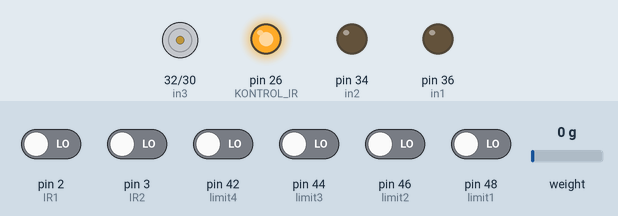
Recording of a sketch running on a simulated Arduino Mega 2560, built with avr-gcc and run on an emulated ATmega2560. On the bench: motor-driver pin pairs drawn as motors (green arrow = first pin HIGH = forward, orange = second pin HIGH = backward, longer = more drive), output pins drawn as LEDs (lit = HIGH). Inputs (shaded band) come from the test bench; at power-on: pin 2 (IR1), pin 3 (IR2), pin 42 (limit4), pin 44 (limit3), pin 46 (limit2), pin 48 (limit1) LOW, weight on the scale 0 g.

Above: at 3.2 s.
3.3 s: pin 2 (IR1) driven HIGH and pin 42 (limit4) driven HIGH
At 6.1 s:
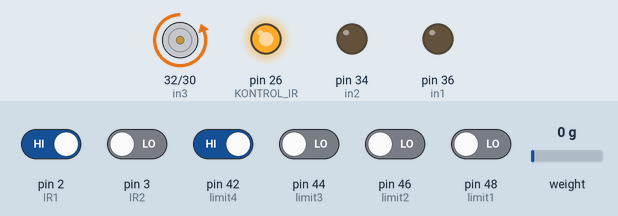
6.3 s: pin 42 (limit4) driven LOW
At 7.5 s:
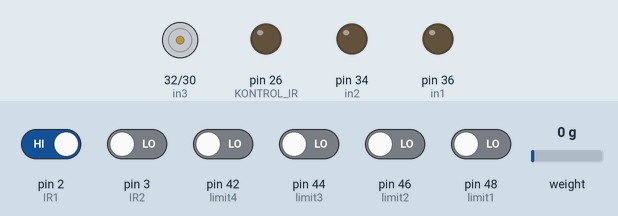
Timing chart, 0 to 9.3 s (numbered marks = the images above; inputs shaded):
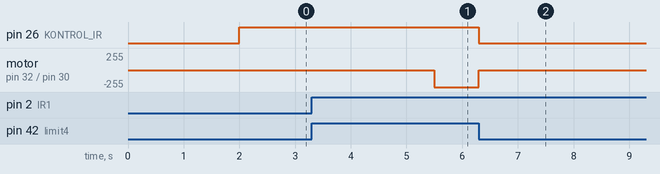

The sketch:

smoke_beefs.ino
```cpp
//======================================
//================= Sapi ===============
#include "HX711.h"

const int LOADCELL_DOUT_PIN = 4;
const int LOADCELL_SCK_PIN = 5;
HX711 scale(4, 5);
float BERAT = 0;
float BERAT1 = 0;
float BERAT2 = 0;
float BERAT3 = 0;
float BERAT4 = 0;

int kalibrasi = 0;
byte limit1 = 48 ;
byte limit2 = 46 ;
byte limit3 = 44 ;
byte limit4 = 42 ;

byte val_limit1;
byte val_limit2;
byte val_limit3;
byte val_limit4;

byte in1 = 36 ;
byte in2 = 34 ;
byte in3 = 32 ;
byte in4 = 30 ;

byte IR1 = 2;
byte IR2 = 3;

byte val_IR1;
byte val_IR2;

int i=0;
int x=0;
char OK =0;

int KONTROL_IR = 26;


//==========================================
void setup()
{
  pinMode (KONTROL_IR,OUTPUT);
  pinMode (limit1,INPUT);
  pinMode (limit2,INPUT);
  pinMode (limit3,INPUT);
  pinMode (limit4,INPUT);

  pinMode (in1,OUTPUT);
  pinMode (in2,OUTPUT);
  pinMode (in3,OUTPUT);
  pinMode (in4,OUTPUT);

  digitalWrite (in1,LOW);
  digitalWrite (in2,LOW);
  digitalWrite (in3,LOW);
  digitalWrite (in4,LOW);

  pinMode (IR1,INPUT);
  pinMode (IR2,INPUT);

  Serial.begin(9600);
  scale.begin(LOADCELL_DOUT_PIN, LOADCELL_SCK_PIN);
  scale.set_scale (-165851.f); //(2280.f);   // this value is obtained by calibrating the scale with known weights; see the README for details
  scale.tare();               // reset the scale to 0
  delay(1000);

}

//==========================================
void loop()
{
  digitalWrite (KONTROL_IR, HIGH); // NYALAKAN IR
  STOP1();
  STOP2();
  //=============================================
  //------------ tutup pintu keluar -------------
  do{
    TUTUP2();
    //INFRARED();
    LIMIT();
  }while (val_limit4 !=0);
  STOP1();
  STOP2();
//================================================
//=============== buka PINTU MASUK ================
  INFRARED();
  do{
    BUKA1();
    //INFRARED();
    LIMIT();
  }while (val_limit2 !=0);
  STOP1();
  STOP2();
  delay (1000);

  do{
    INFRARED();
  }while(val_IR1 != 0);
  delay(500);
  INFRARED();
  if ( val_IR1 == LOW)
  {
    do {
       INFRARED();
    }while (val_IR1 != 1);
  }
  delay(2000);
  //----------------- tutup pintu masuk ----------
  do{
    TUTUP1();
    //INFRARED();
    LIMIT();
   // Serial.println("tutup pintu masuk");
  }while (val_limit1 !=0);
  STOP1();
  STOP2();
//============================================
//=============== tutup pintu keluar ========
  do{
    TUTUP2();
    //INFRARED();
    LIMIT();
   // Serial.println("tutup pintu keluar");
  }while (val_limit4 !=0);
  STOP1();
  STOP2();
//============================================
  digitalWrite (KONTROL_IR, LOW); // MATIKA IR
//--------------------------------------------
//=========== timbang berat badan ============
 do
 {
  //===========================================
  //=========== timbang berat sapi ============
  long reading = scale.read();
  delay(50);
  BERAT = scale.get_units(6), 1;
  BERAT = BERAT*7.58;
  scale.power_down();              // put the ADC in sleep mode
  delay(10);
  scale.power_up();
  if (BERAT >= 0.2)
  {
    BERAT = scale.get_units(15), 1;
    BERAT = BERAT*7.58;
    if (x == 0)
    {
      BERAT1 = BERAT;
    }
    if (x == 1)
    {
      BERAT2 = BERAT;
      //Serial.print("BERAT2= ");
     // Serial.println(BERAT2);
     // Serial.println(" Kg");
    }
    if (x == 2)
    {
      BERAT3 = BERAT;
    }
    if (x == 3)
    {
      BERAT4 = BERAT;
     // x=0;
    }
    scale.power_down();              // put the ADC in sleep mode
    delay(20);
    scale.power_up();
    x++;
    /*
    Serial.print("BERAT1= ");
    Serial.print(BERAT1);
    Serial.println(" Kg");

    Serial.print("BERAT2= ");
    Serial.print(BERAT2);
    Serial.println(" Kg");

    Serial.print("BERAT3= ");
    Serial.print(BERAT3);
    Serial.println(" Kg");

    Serial.print("BERAT4= ");
    Serial.print(BERAT4);
    Serial.println(" Kg");
    */
  }

 }while( x != 4);
 STOP1();
 STOP2();
 x =0;
// Serial.print("VIX= ");
 Serial.println(BERAT4);
// Serial.println(" Kg");
 delay(10);

 //===============================
 //===== tunggu ada respons ======

  do
  {
    if(Serial.available())
     {
       OK = Serial.read();
     }
  }while(OK != 'K');
  delay(1000);

  digitalWrite (KONTROL_IR, HIGH); // NYALAKAN IR
  OK = 0;

  //=============================
  delay(5000);
  //=============== buka PINTU KELUAR ================
  INFRARED();
  do{
    BUKA2();
    //INFRARED();
    LIMIT();
  }while (val_limit3 !=0);
  STOP1();
  STOP2();
  INFRARED();

   do{
    INFRARED();
  }while(val_IR2 != 0);
  delay(500);
  INFRARED();
  if ( val_IR2 == LOW)
  {
    do {
       INFRARED();
    }while (val_IR2 != 0);
  }
  delay(2000);
}

//=====================================
void INFRARED()
{
  val_IR1 = digitalRead( IR1);
  val_IR2 = digitalRead( IR2);
}

//======================================
void LIMIT()
{
  val_limit1 = digitalRead (limit1);
  val_limit2 = digitalRead (limit2);
  val_limit3 = digitalRead (limit3);
  val_limit4 = digitalRead (limit4);
}

//=======================================
void BUKA1()
{
  digitalWrite (in1,HIGH);
  digitalWrite (in2,LOW);
}
//=======================================
void BUKA2()
{
  digitalWrite (in3,HIGH);
  digitalWrite (in4,LOW);
}
//=======================================

void STOP1()
{
  digitalWrite (in1,LOW);
  digitalWrite (in2,LOW);
}
//=======================================
void STOP2()
{
  digitalWrite (in3,LOW);
  digitalWrite (in4,LOW);
}
//=======================================

void TUTUP1()
{
  digitalWrite (in1,LOW);
  digitalWrite (in2,HIGH);
}
//=======================================
void TUTUP2()
{
  digitalWrite (in3,LOW);
  digitalWrite (in4,HIGH);
}
//=======================================
```

Measured:
- after the input at 3.3 s, motor on pin 32 (in3) / pin 30 (in4): stopped → backward 255/255 after 2.2 s
- after the input at 6.3 s, pin 26 (KONTROL_IR): HIGH → LOW at once; motor on pin 32 (in3) / pin 30 (in4): backward 255/255 → stopped at once
